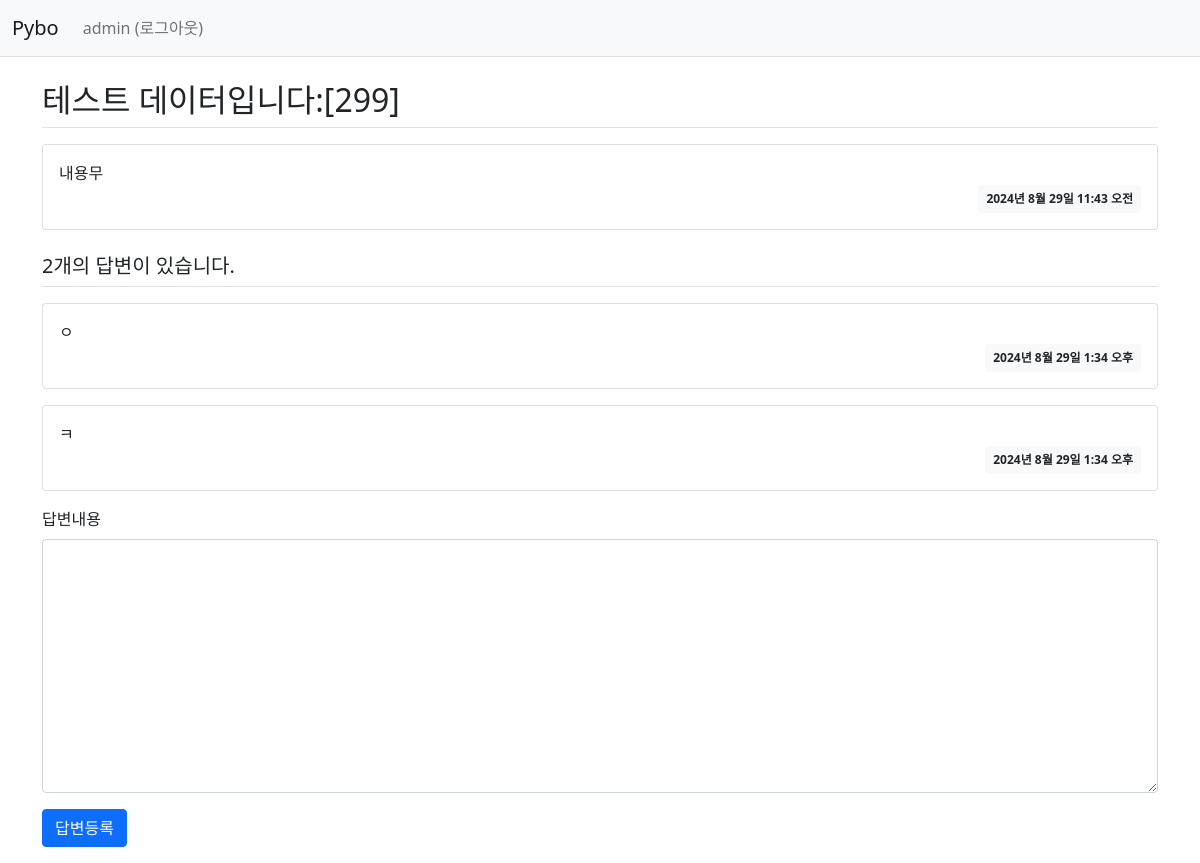
Screenshot of /pybo/304/ (signed in) with the database file from the repository.
### pybo/models.py (models this page shows, shortened)
class Question(models.Model):
    subject = models.CharField(max_length=200)
    content = models.TextField()
    create_date = models.DateTimeField()

class Answer(models.Model):
    question = models.ForeignKey(Question, on_delete=models.CASCADE)
    content = models.TextField()
    create_date = models.DateTimeField()

### pybo/views.py (the view)
# urls.py: path('<int:question_id>/', views.detail, name='detail'),
def detail(request, question_id):
    question = get_object_or_404(Question, pk=question_id)
    context = {'question': question}
    return render(request, 'pybo/question_detail.html', context)

### templates/pybo/question_detail.html (shortened to what this page needs)
{% extends 'base.html' %}
{% block content %}
    <div class="container my-3">
        <h2 class="border-bottom py-2">{{ question.subject }}</h2>
        <div class="card my-3">
            <div class="card-body">
                <div class="card-text" style="white-space: pre-line;">{{ question.content }}</div>
                <div class="d-flex justify-content-end">
                    <div class="badge bg-light text-dark p-2">
                        {{ question.create_date }}
                    </div>
                </div>
            </div>
        </div>
        <h5 class="border-bottom my-3 py-2">{{ question.answer_set.count }}개의 답변이 있습니다.</h5>
        {% for answer in question.answer_set.all %}
            <div class="card my-3">
                <div class="card-body">
                    <div class="card-text" style="white-space: pre-line;">{{ answer.content }}</div>
                    <div class="d-flex justify-content-end">
                        <div class="badge bg-light text-dark p-2">
                            {{ answer.create_date }}
                        </div>
                    </div>
                </div>
            </div>
        {% endfor %}
        <form action="{% url 'pybo:answer_create' question.id %}" method="post" class="my-3">
            <div class="mb-3">
                <label for="content" class="form-label">답변내용</label>
                <textarea name="content" id="content" class="form-control" rows="10"></textarea>
            </div>
            <input type="submit" value="답변등록" class="btn btn-primary">
        </form>
    </div>
{% endblock %}

### templates/navbar.html (shortened to what this page needs)
<nav class="navbar navbar-expand-lg navbar-light bg-light border-bottom">
    <div class="container-fluid">
        <a class="navbar-brand" href="{% url 'pybo:index' %}">Pybo</a>
        <div class="collapse navbar-collapse" id="navbarSupportedContent">
            <ul class="navbar-nav me-auto mb-2 mb-lg-0">
                <li class="nav-item">
                    {% if user.is_authenticated %}
                        <a class="nav-link" href="{% url 'common:logout' %}">{{ user.username }} (로그아웃)</a>
                    {% else %}
                        <a class="nav-link" href="{% url 'common:login' %}">로그인</a>
                    {% endif %}
                </li>
            </ul>
        </div>
    </div>
</nav>

### rows the page displays
Question: subject "테스트 데이터입니다:[299]", content "내용무", create_date "2024년 8월 29일 11:43 오전", answer_set.count "2"
Answer: content "ㅇ", create_date "2024년 8월 29일 1:34 오후"
Answer: content "ㅋ", create_date "2024년 8월 29일 1:34 오후"

### other values shown
{{ user.username }} "admin"
